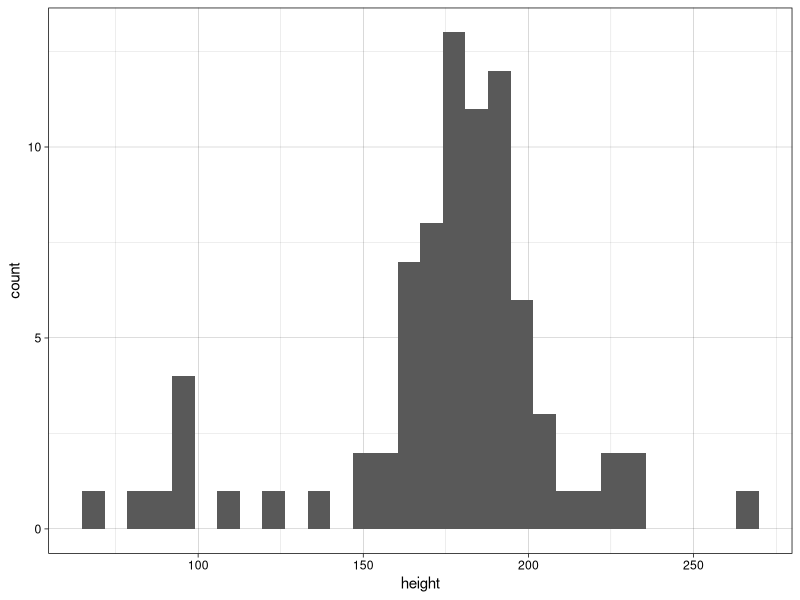
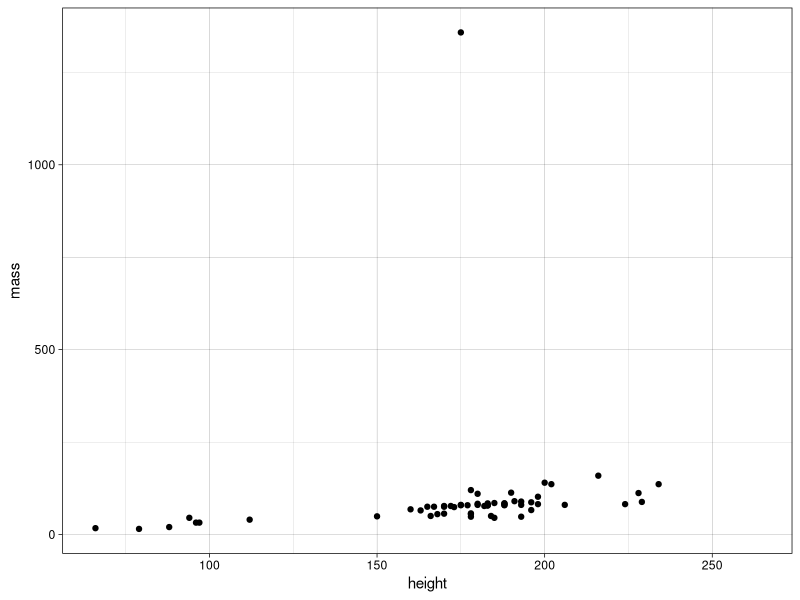

Here is the R script that generated these plots, in order:
## ---- chunk 1
library(tidyverse)
## ---- chunk 2
head(starwars)
dim(starwars)
## ---- chunk 3
ggplot(starwars, aes(height)) +
  geom_histogram() +
  theme_linedraw()

ggplot(starwars, aes(height, mass)) +
  geom_point() +
  theme_linedraw()
